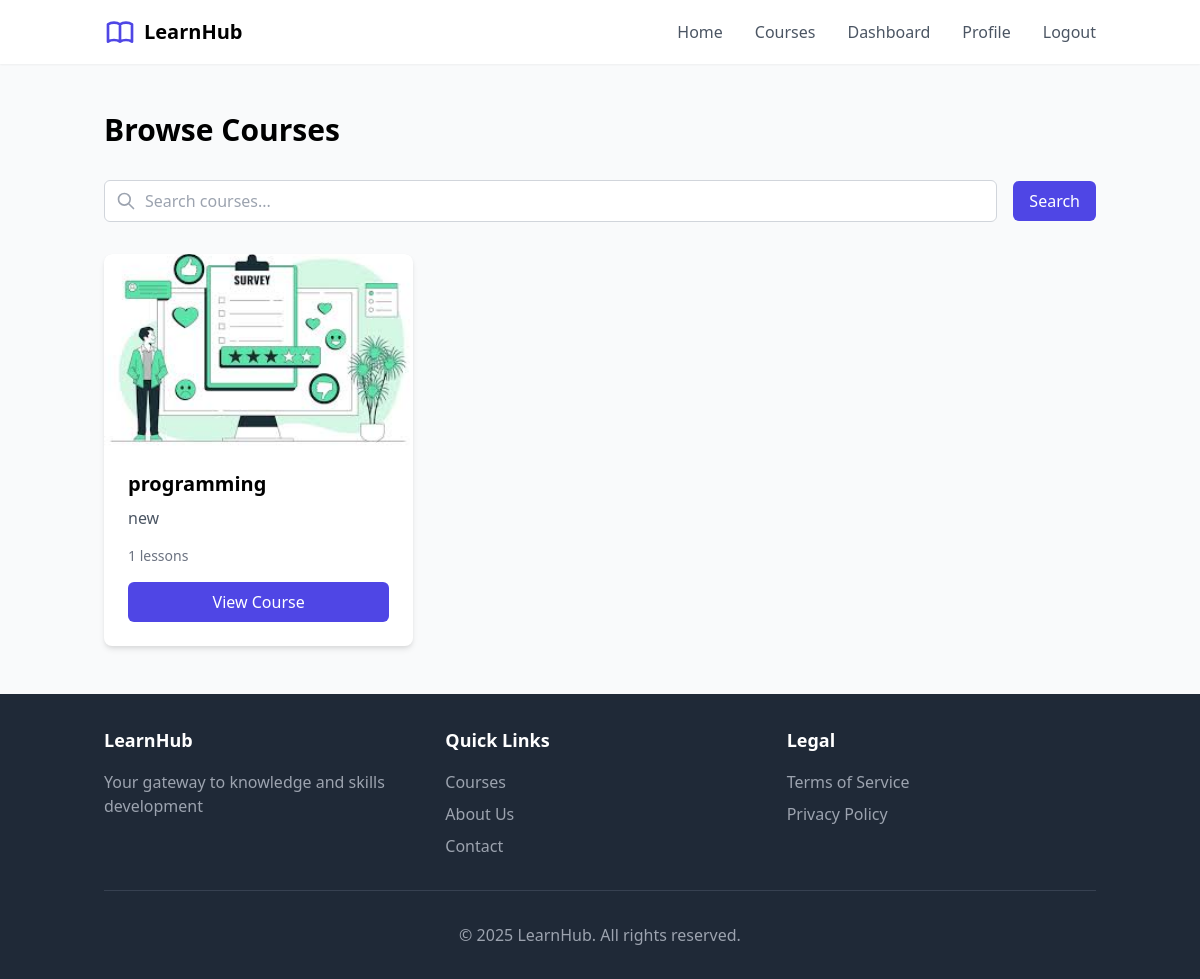
The app's page /courses/ (signed in) with its own data.
### courses/models.py (models this page shows, shortened)
class Course(models.Model):
    title = models.CharField(max_length=200)
    description = models.TextField()
    instructor = models.ForeignKey(User, on_delete=models.CASCADE, related_name='courses')
    image = models.ImageField(upload_to='course_images/', blank=True, null=True)
    created_at = models.DateTimeField(auto_now_add=True)
    updated_at = models.DateTimeField(auto_now=True)

### courses/views.py (the view)
# urls.py: path('courses/', views.CourseListView.as_view(), name='course_list'),
class CourseListView(ListView):
    model = Course
    template_name = 'courses/course_list.html'
    context_object_name = 'courses'
    paginate_by = 9
    def get_queryset(self):
        queryset = super().get_queryset()
        search_query = self.request.GET.get('search', '')
        if search_query:
            queryset = queryset.filter(title__icontains=search_query)
        return queryset

### courses/templates/courses/course_list.html (shortened to what this page needs)
{% extends 'courses/base.html' %}
{% block content %}
<div class="container mx-auto px-4 py-12">
    <h1 class="text-3xl font-bold mb-8">Browse Courses</h1>
    <div class="mb-8">
        <form method="get" action="{% url 'course_list' %}" class="flex items-center">
            <div class="relative flex-1">
                <svg xmlns="http://www.w3.org/2000/svg" class="absolute left-3 top-1/2 transform -translate-y-1/2 text-gray-400 h-5 w-5" fill="none" viewBox="0 0 24 24" stroke="currentColor">
                    <path stroke-linecap="round" stroke-linejoin="round" stroke-width="2" d="M21 21l-6-6m2-5a7 7 0 11-14 0 7 7 0 0114 0z" />
                </svg>
                <input type="text" name="search" value="{{ request.GET.search|default:'' }}" placeholder="Search courses..."
                       class="pl-10 pr-4 py-2 w-full border border-gray-300 rounded-md focus:outline-none focus:ring-2 focus:ring-indigo-500 focus:border-indigo-500">
            </div>
            <button type="submit" class="ml-4 bg-indigo-600 text-white px-4 py-2 rounded-md hover:bg-indigo-700 transition">
                Search
            </button>
        </form>
    </div>
    <div class="grid md:grid-cols-3 gap-8">
        {% for course in courses %}
        <div class="bg-white rounded-lg shadow-md overflow-hidden">
            <div class="h-48 bg-gray-200">
                {% if course.image %}
                <img src="{{ course.image.url }}" alt="{{ course.title }}" class="w-full h-full object-cover">
                {% endif %}
            </div>
            <div class="p-6">
                <h3 class="text-xl font-bold mb-2">{{ course.title }}</h3>
                <p class="text-gray-600 mb-4">{{ course.description|truncatechars:100 }}</p>
                <p class="text-sm text-gray-500 mb-4">{{ course.lessons.count }} lessons</p>
                <a href="{% url 'course_detail' course.id %}" class="block text-center bg-indigo-600 text-white py-2 px-4 rounded-md hover:bg-indigo-700 transition">
                    View Course
                </a>
            </div>
        </div>
        {% empty %}
        <div class="col-span-3 text-center py-8">
            <p class="text-gray-500">No courses found. Please try a different search.</p>
        </div>
        {% endfor %}
    </div>
</div>
{% endblock %}

### records on screen
Course: image (picture), title "programming", description "new", lessons.count "1"
